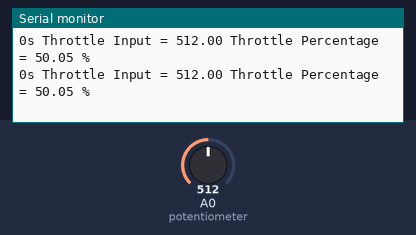
A sketch run on a simulated Arduino Uno, built with avr-gcc and run on an emulated ATmega328P. Shown: the last lines printed to the serial monitor. Inputs (shaded band) come from the test bench; at power-on: A0 (potentiometer) = 512.

Above: at 1.2 s.
1.3 s: A0 (potentiometer) set to 597
At 1.36 s:
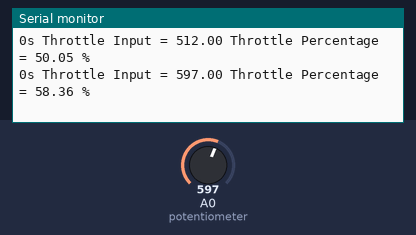
4.3 s: A0 (potentiometer) set to 631
At 4.31 s:
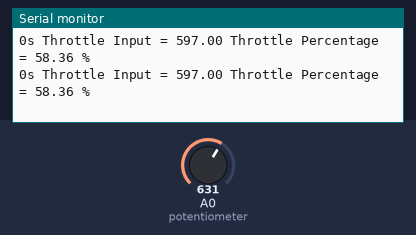
5.8 s: A0 (potentiometer) set to 106
At 5.81 s:
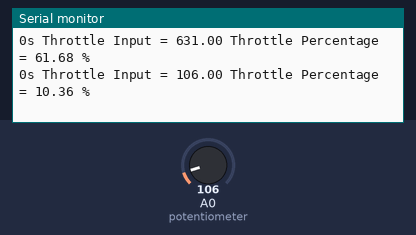
7.3 s: A0 (potentiometer) set to 94
At 7.32 s:
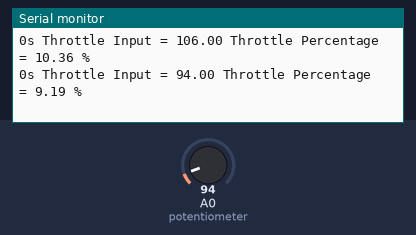
Timing chart, 0 to 10.3 s (numbered marks = the images above; inputs shaded):
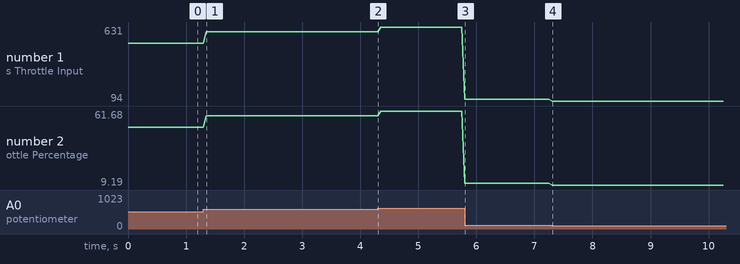

The sketch:

PotentiometerToStringConversionRev0.1.ino
```cpp
#include <Arduino.h> //Include additional Arduino Libraries.
#include <SoftwareSerial.h> //Include software serial library for shield.

SoftwareSerial mySerial(2, 3); // RX, TX, Create a softwareSerial port on pins 2 and 3.

float ThrottleInput;  // Variable to store raw input from Potentiometer.
float ThrottlePercent;  //Variable to store throttle %.
String ThrottleString; //Variable to store the string to control motor speed.
////////////////////////////////////////////////////////////////////////////////////////
void setup() {

Serial.begin(115200); //Baud rate between computer and Arduino.
mySerial.begin(115200); //Baud rate between Arduino and Controller.
mySerial.println("s"); //Initialise the controller to accept serial command strings.
Serial.println("s"); //Show in monitor for diagnostics.

}
////////////////////////////////////////////////////////////////////////////////////////
void loop() {

ThrottleInput = analogRead(A0); //Value from potentiometer placed into "ThrottleInput".
ThrottlePercent = ((ThrottleInput / 1023.00) * 100.00); //Throttle value converted to %.

//These two lines are only sent to the controller when the switch on the shield
//is set to hardware serial. ***MAKE PRINTLN???***
Serial.print("0"); //Turn the motor off when the shield is looking at hardware serial pins.
Serial.print("s"); //Ensure controller is in Serial Mode


if (ThrottlePercent < 5.00) {
  mySerial.print("0"); //Turn the motor off when switched to hardware pins.
  mySerial.print("s"); //Ensure controller is in Serial Mode
}
if (ThrottlePercent > 0.00 && ThrottlePercent <= 30.00) {
  mySerial.print("1f"); //Turn the motor at 10% when switched to hardware pins.
  mySerial.print("s"); //Ensure controller is in Serial Mode
}
if (ThrottlePercent > 30.00 && ThrottlePercent <= 60.00) {
  mySerial.print("4f"); //Turn the motor at 20% when switched to hardware pins.
  mySerial.print("s"); //Ensure controller is in Serial Mode
}
if (ThrottlePercent > 60.00 && ThrottlePercent <= 90.00) {
  mySerial.print("7f"); //Turn the motor at 30% when switched to hardware pins.
  mySerial.print("s"); //Ensure controller is in Serial Mode
}
if (ThrottlePercent > 90.00 && ThrottlePercent <= 100.00) {
  mySerial.print("mf"); //Turn the motor at 1000% when switched to hardware pins.
  mySerial.print("s"); //Ensure controller is in Serial Mode
}

//Print values to the serial monitor for diagnostics.
Serial.print(" Throttle Input = ");
Serial.print(ThrottleInput);
Serial.print(" Throttle Percentage = ");
Serial.print(ThrottlePercent);
Serial.println(" % ");
delay(50);  //Delay for stability.

}
```

Measured:
- after the input at 1.3 s, the serial monitor: prints a new line after 0.05 s (image 1)
- after the input at 5.8 s, the serial monitor: prints a new line at once (image 3)
- after the input at 7.3 s, the serial monitor: prints a new line at once (image 4)
- plotted number 1: 512 → 597 after the input at 1.3 s, 597 → 631 after the input at 4.3 s, 631 → 106 after the input at 5.8 s, 106 → 94 after the input at 7.3 s
- plotted number 2: 50.05 → 58.36 after the input at 1.3 s, 58.36 → 61.68 after the input at 4.3 s, 61.68 → 10.36 after the input at 5.8 s, 10.36 → 9.19 after the input at 7.3 s
